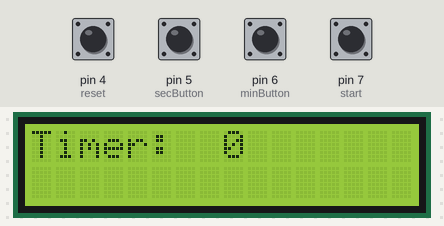
Recording of a sketch running on a simulated Arduino Uno, built with avr-gcc and run on an emulated ATmega328P. On the bench: 16×2 character LCD. The inputs (shaded band) are chosen by the test bench; at power-on: pin 4 (reset), pin 5 (secButton), pin 6 (minButton), pin 7 (start) HIGH.

Above: at 1.2 s.
1.3 s: pin 5 (secButton) pulled LOW for 1 s
At 3.5 s:
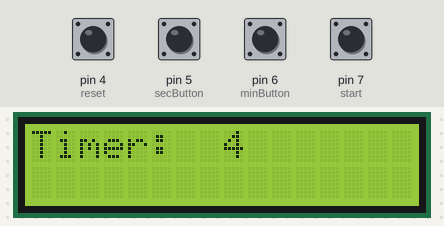
3.8 s: pin 6 (minButton) pulled LOW for 0.15 s
At 5.2 s:
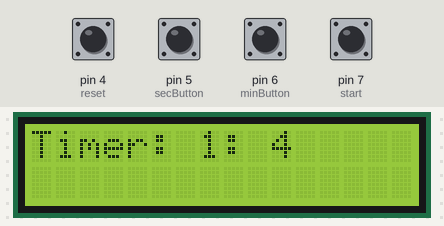
5.5 s: pin 7 (start) pulled LOW for 0.15 s
At 7.4 s:
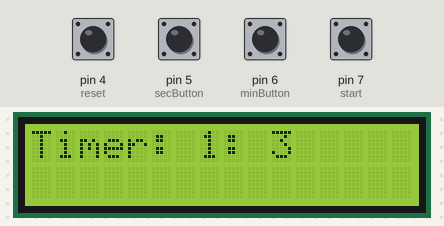
Timing chart, 0 to 8.9 s (numbered marks = the images above; inputs shaded):
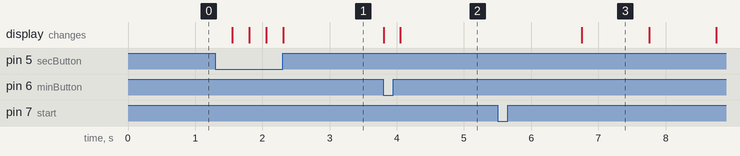

Measured:
- after the input at 1.3 s, the display: first changes after 0.25 s (image 1 shows a later state)
- after the input at 3.8 s, the display: first changes at once (image 2 shows a later state)
- after the input at 5.5 s, the display: changes after 1.3 s (image 3)
- what the display in image 3 shows lasts 1.0 s, from 6.8 s to 7.8 s

The sketch:

lcd_timer.ino
```cpp
#include <LiquidCrystal_I2C.h>
LiquidCrystal_I2C lcd(0x27, 16, 2);

int reset = 4;
int secButton = 5;
int minButton = 6;
int start = 7;

int TimeMins = 0;

int mins = 60;
int sec = 1;
int duration = 0;

int row = 8;

void setup() {

  // Button
  pinMode(reset, INPUT_PULLUP);
  pinMode(secButton, INPUT_PULLUP);
  pinMode(minButton, INPUT_PULLUP);
  pinMode(start, INPUT_PULLUP);

  // Serial monitor
  Serial.begin(9600);

  //LCD Display
  lcd.begin();
  lcd.clear();

  // put your main code here, to run repeatedly:
  lcd.print("Timer: ");
  lcd.setCursor(8,0);
}
/*
Use a struct whose properties are the wait time for that position
and how much you add every click to the total time.
*/

void msertyhger() {
  if (digitalRead(secButton) == LOW) {
    duration += sec;
    delay(250);
  }
  if (digitalRead(minButton) == LOW) {
    TimeMins = (duration + 60) / 60;
  //  TimeSec = (duration + 60) - (60 * TimeMins);
    lcd.setCursor(row, 0);
    lcd.print(TimeMins);
    lcd.setCursor(row++, 0);
    lcd.print(":");
    row++;
    delay(250);
  }

  if (digitalRead(start) == LOW) {
    delay(250);
    while (TimeMins != 0) {
      while (duration != 0) {
        lcd.print(duration);
        duration--;
        delay(1000);
      }
      TimeMins--;
    }
  }

  /*
  while (TimeMins != 0) {
    while (duration != 0) {
      duration--;
      delay(1000);
      lcd.setCursor(10, 0);
      lcd.print(duration);
    }
    TimeMins--;
    lcd.setCursor(8, 0);
    lcd.print(TimeMins);
    lcd.setCursor(9,0);
    lcd.print(":");
    delay(1500);
  }*/
}

void loop() {
  if (digitalRead(reset) == LOW) {
    duration, TimeMins = 0;
    row = 8;
  }
  if (digitalRead(secButton) == LOW) {
    duration += sec;
    delay(250);
  }
  if (digitalRead(minButton) == LOW) {
    TimeMins++;
    lcd.setCursor(7, 0);
    lcd.print(TimeMins);
    if (TimeMins == 1) {
      lcd.setCursor(row++, 0);
      lcd.print(":");
      row++;
    }
    delay(250);
  }

  if (digitalRead(start) == LOW) {
    delay(250);
    while (TimeMins > -1) {
      while (duration > -1) {
        lcd.setCursor(row, 0);
        lcd.print(duration);
        duration--;
        delay(1000);
      }
      lcd.setCursor(7, 0);
      TimeMins--;
      lcd.print(TimeMins);
      duration = 60;
    }
  }
  lcd.setCursor(row, 0);
  lcd.print(duration);
}
```
